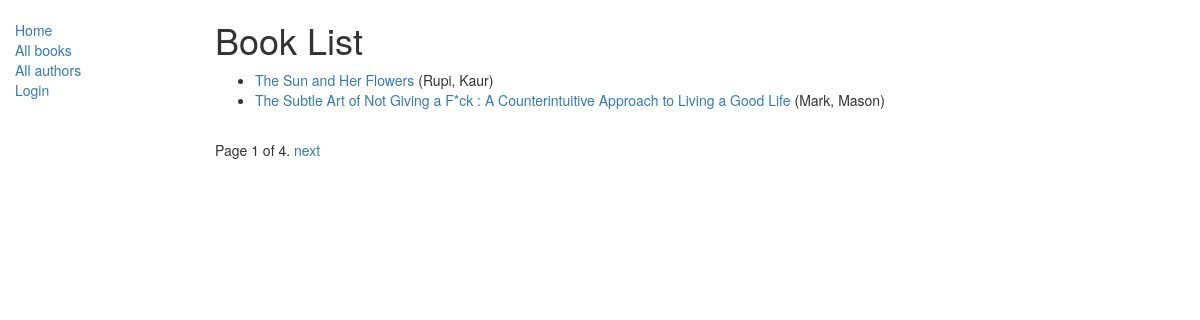
/catalog/books/, run on the app's committed database.
### catalog/models.py (models this page shows, shortened)
class Book(models.Model):
    title = models.CharField(max_length=200)
    author = models.ForeignKey('Author',on_delete=models.SET_NULL, null = True)
    summary = models.TextField(max_length=1000, help_text="Enter a brief description of the book")
    isbn = models.CharField('ISBN', max_length=13, help_text='13 Character <a href="https://www.isbn-international.org/content/what-isbn">ISBN number</a>')
    genre = models.ManyToManyField(Genre, help_text="Select a genre for this book")
    language = models.ForeignKey(Language, on_delete=models.SET_NULL, null=True)
    def get_absolute_url(self):
        return reverse('book-detail',args=[str(self.id)])
    def display_genre(self):
        """
        Creates a string for the Genre. This is required to display genre in Admin.
        """
        return ', '.join([ genre.name for genre in self.genre.all()[:3] ])
    display_genre.short_discription = 'Genre'

class Author(models.Model):
    first_name = models.CharField(max_length = 100)
    last_name = models.CharField(max_length = 100)
    date_of_birth = models.DateField(null = True, blank = True)
    date_of_death = models.DateField("died",null = True, blank = True)
    def __str__(self):
        return "{}, {}".format(self.first_name,self.last_name)
    class Meta:
        permissions = (("can create_update_delete author","create update delete author"),)

### catalog/views.py (the view)
class BookListView(generic.ListView):
    model = Book
    paginate_by = 2

### catalog/templates/catalog/book_list.html
{% extends "base_generic.html" %}
{% block content %}
    <h1>Book List</h1>
    {% if book_list %}
    <ul>
      {% for book in book_list %}
      <li>
        <a href="{{ book.get_absolute_url }}">{{ book.title }}</a> ({{book.author}})
      </li>
      {% endfor %}
    </ul>
    {% else %}
      <p>There are no books in the library.</p>
    {% endif %}
{% endblock %}

### data on the page
Book: title "The Sun and Her Flowers", author "Rupi, Kaur"
Book: title "The Subtle Art of Not Giving a F*ck : A Counterintuitive Approach to Living a Good Life", author "Mark, Mason"

### other printed values
{{ page_obj.number }} "1"
{{ page_obj.paginator.num_pages }} "4"
